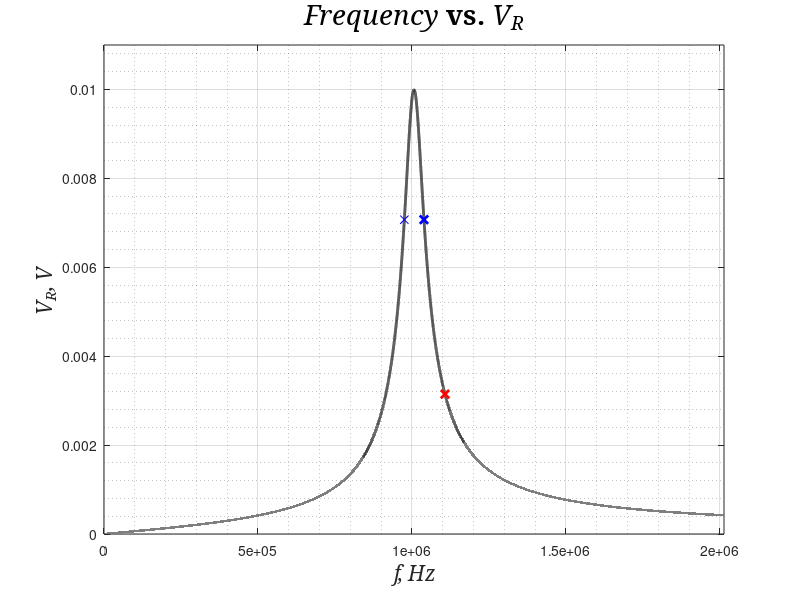

This figure's MATLAB source: (Note: this script raises an error after producing the figure.)
%{
% Script file: Radio_receiver.m
% 
% Purpose:
%     a) To calculate and plot the RMS voltage on the resistive load V_r as a function 
% of frequency; values of the capacitance C, inductance L, resistance R and
% signal voltage V_0 are provided;
%     b) To calculate the response of the RMS voltage V_r if the frequency
% is changed to 10% greater then the resonant frequency; say how selective
% is the radio receiver;
%     c) To calculate at what frequencies will V_r drop to half of the voltage at
% the resonant frequency
%
% Record of revisions:
%          Date          Programmer       Description of change
%       ======       ===========      ==================
%     01/15/22      T. K. Koziupa             Original code
% 
% Define variables:
%     L -- The inductance value of the RLC circuit, units: Henries;
%     C -- The capacitance value of the RLC circuit, units: Farads;
%     R -- The resistance value of the RLC circuit, units: Ohms;
%     V_0 -- The input signal level of the RLC circuit, units: Volts;
%     f_resnnc -- The resonant frequency of the LC circuit, units: Hertz;
%     f -- Row-vector of the frequency used for calculations, units: Hertz;
%     omega_a -- Angular frequency of the RLC circuit (task a), units: radians/second;
%     omega_resnnc_a -- resonant angular frequency of the RLC circuit (task a),
% units: radians/second;
%     V_r_a -- Voltage on the resistor (task a), units: Volts;
%     V_r_resnnc_a -- Voltage on the resistive load on the resonant
% frequency (task a), units: Volts;
%     V_r_resnnc_a_dB -- Value of the V_r on the resonant frequency represented in dB 
% (reference value is input signal V_0 = 0.01 V) (task a), units: dB;
%     p1 -- Plot of the first fuction V_r = f(frequency), units: unitless;
%     omega_b -- resonant angular frequency of the frequency 10% higher than 
% resonant frequency (task b), units: radians/second;
%     V_r_b -- Voltage on the resistor on the resonant frequency 10% higher than
% resonant frequency (task b), units: Volts;
%     V_r_b_dB -- Value of the V_r on the resonant frequency 10% higher than initial
% resonant frequency represented in dB (reference value is the input signal
% V_0 = 0.01 V),units: dB;
%     p2 -- Plot of the voltage (red cross) on the resonant frequency 10% higher than initial
% resonant frequency, units: unitless;
%     V_r_0707 -- Indices of the voltage on the resistive load that
% corresponds to the voltage at the lower and higher bandwidth frequencies, units: Volts;
%     V_r_BW_l -- Voltage at the lower bandwidth frequency, units: Volts;
%     V_r_BW_h -- Voltage at the higher bandwidth frequency, units: Volts;
%     f_BW_low -- Lower bandwidth frequency, units: Hertz;
%     f_BW_high -- Higher bandwidth frequency, units: Hertz;
%     bandwidth -- Bandwidth range, units: Hertz;
%     Q_factor -- Quality factor of the RLC circuit, units: unitless;
%     p3 --  Plot of the lower and higher bandwidth frequencies (blue
% crosses), units: unitless;
%     p4 -- Vertical dashed line with lower bandwidth frequency, units: unitless;
%     p5 -- Vertical dashed line with higher bandwidth frequency, units: unitless;
%     p6 -- Horizontal dashed line, marking voltage at the level of -3 dB
% of the voltage at the resonant frequency, units: unitless;
%     V_r_half -- Voltage on the load with the value of half of the voltage at the resonant 
% frequency, units: Volts;
%     f_V_r_half_1 -- Lower frequency at which voltage on the load has the value of half 
% of the voltage at the resonant frequency, units: Hertz;
%     f_V_r_half_2 -- Higher frequency at which voltage on the load has the value of half 
% of the voltage at the resonant frequency, units: Hertz;
%}

clc
clearvars
close all

% Initialize the RLC circuit values and the signal level
L = 0.125*(1e-3);
C = 0.20*(1e-9);
R = 50;
V_0 = 10*(1e-3);

%% a
% Calculations
f_resnnc = 1/(2*pi*sqrt(L*C));
f = 0:10:(2*f_resnnc); % initializing vector of frequency to calculate and plot function V_r = f(frequency)
omega_a = 2*pi*f; 
omega_resnnc_a = 2*pi*f_resnnc;
V_r_a = (R*V_0)./(sqrt(R^2 + ((omega_a.*L) - 1./(omega_a.*C)).^2));
V_r_resnnc_a = (R*V_0)/(sqrt(R^2 + ((omega_resnnc_a*L) - 1/(omega_resnnc_a*C))^2));
V_r_resnnc_a_dB = 10*log(V_r_resnnc_a/V_0);

% Plotting the results
figure
p1 = plot(f, V_r_a, 'k-', 'LineWidth', 2);
grid on
grid minor
axis([0 2*f_resnnc 0 0.011])
title('{\itFrequency} vs. {\itV_R}', 'FontName', 'Serif', 'FontSize', 20)
xlabel('\itf, Hz', 'FontName', 'Serif', 'FontSize', 15)
ylabel('\itV_R, V', 'FontName', 'Serif', 'FontSize', 15)

%% b
% Calculations
% Finding V_r on the frequency 1.1 times (or 10%) higer than the resonant frequency
omega_b = 2*pi*(1.1*f_resnnc);
V_r_b = (R*V_0)/(sqrt(R^2 + ((omega_b*L) - 1/(omega_b*C))^2));
V_r_b_dB = 10*log(V_r_b/V_0);

% Tell the results to the user
fprintf('The voltage on the load on frequency 1.1 times higher than resonant frequency is: %.3e V,\nwhile on the initial resonant frequency the same voltage has the value of %.3e V.\n', V_r_b, V_r_resnnc_a);
fprintf('With respect to the value of input signal V_0:\n     on the initial resonant frequency the strength of V_r is %.3f dB;\n     on the frequency 0.1 times higher than the initial one, the strength of V_r is %.3f dB.\n', V_r_resnnc_a_dB, V_r_b_dB);

% Plotting V_r_b
hold on
p2 = plot(1.1*f_resnnc, V_r_b, 'rx', 'LineWidth', 2);

% Calculating receiver bandwidth and its selectivity;
% plotting the bandwidth and telling the user how selective is RLC circuit
% by examining the plot visually and calculating the quality factor of the receiver: Q-factor = f_resonant/(f_BW_high - f_BW_low)
V_r_0707 = find(abs(V_r_a - max(V_r_a)/sqrt(2)) < 10e-7); % finding the indices of V_r that are -3 dB lower than on the resonant frequency; we obtain four values of V_r_0707, but we will use only two of them, since for lower and higher bandwidth frequency they don't differ significantly
% Finding voltage values corresponding to the lower and higher bandwidth frequencies
V_r_BW_l = V_r_a(V_r_0707(1));
V_r_BW_h = V_r_a(V_r_0707(3));
f_BW_low = f(V_r_0707(1));
f_BW_high = f(V_r_0707(3));
bandwidth = f_BW_high - f_BW_low;
Q_factor = f_resnnc/(bandwidth);

% Plotting the lower and higher values of the bandwidth with corresponding
% voltage levels
p3 = plot(f_BW_low, V_r_a(V_r_0707(1)), 'bx', f_BW_high, V_r_a(V_r_0707(3)), 'bx', 'LineWidth', 2);
p4 = xline(f_BW_low,  'b--');
p5 = xline(f_BW_high, 'b--');

% Plotting the horizontal line with constant y value and which corresponds to the voltage
% levels -3 dB lower than on the resonant frequency
p6 = yline(V_r_BW_l, 'b-.', '\it-3 dB', 'FontName', 'Serif');
warning off % we get the warning that matrix is singular or badly scaled while plotting p6, so we will just ignore it since it doesn't influence any calculations
legend([p1 p2 p3(1) p3(2) p6], '\itV_R = f(frequency)', '\itV_R = f(1.1f_{resonant})', '\itf_{BW.lower}', '\itf_{BW.higher}', '\itV_R = V_{R}/\surd2', 'Location', 'northwest', 'FontName', 'Serif', 'FontSize', 12)

% Telling the results to the user
fprintf('The bandwidth of the given receiver is %.3f Hz (on the plot it is marked by two vertical dashed blue lines);\nthe Q-factor is %.2f.\n', bandwidth, Q_factor);

%% c
% Calculating the volatge value of half of the voltage at the resonant frequency
V_r_half = find(abs(V_r_a - max(V_r_a)/2) < 10e-7);
f_V_r_half_1 = f(V_r_half(2)); % finding corresponding frequencies
f_V_r_half_2 = f(V_r_half(5));

% Telling the results to the user
fprintf('The voltage on the load will drop to half of the voltage at the resonanse frequency at frequencies %d Hz and %d Hz with corresponding voltage value of %.5f V.\n', f_V_r_half_1, f_V_r_half_2, V_r_a(V_r_half(2)));